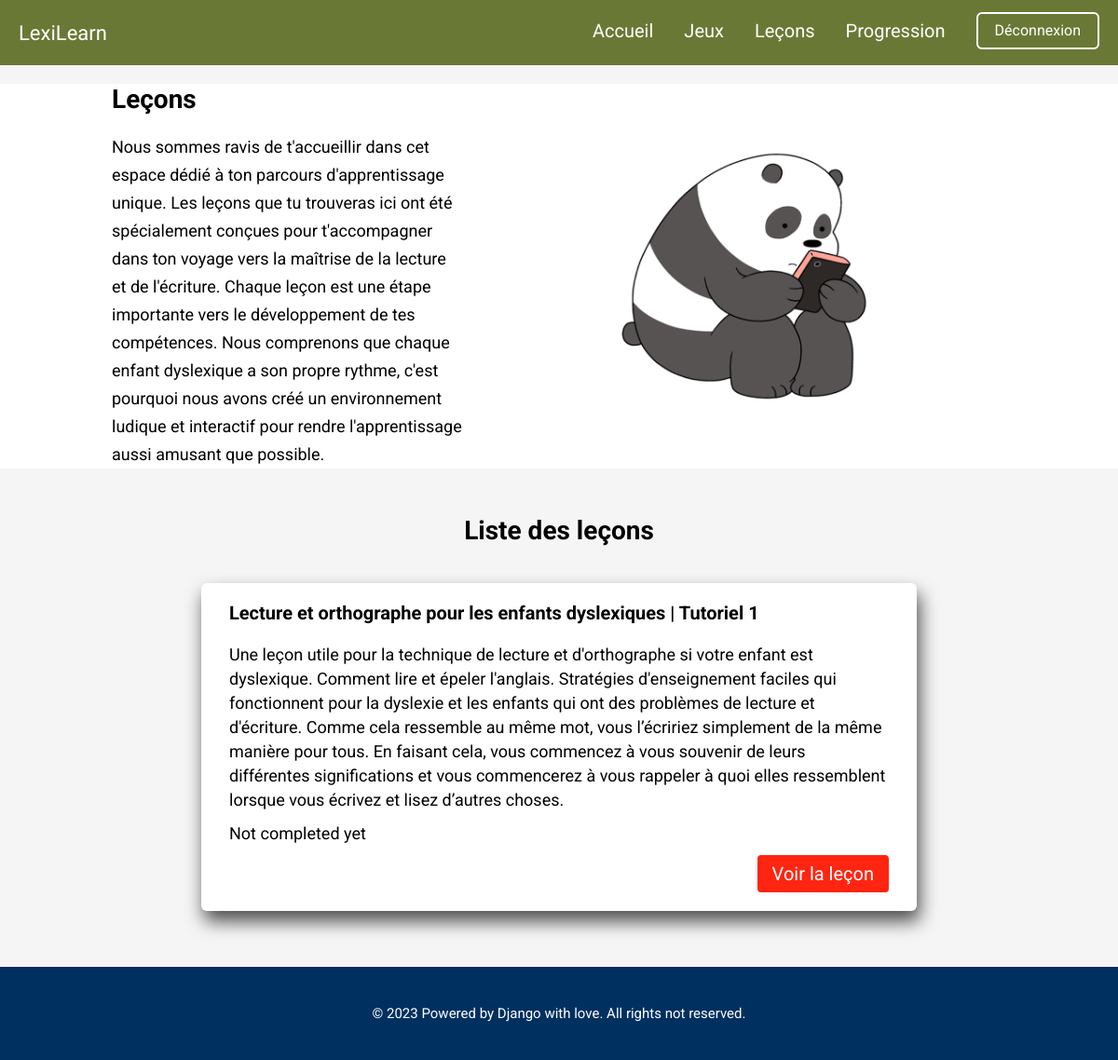
/lessons/ (signed in), run on an earlier commit of the app's database.
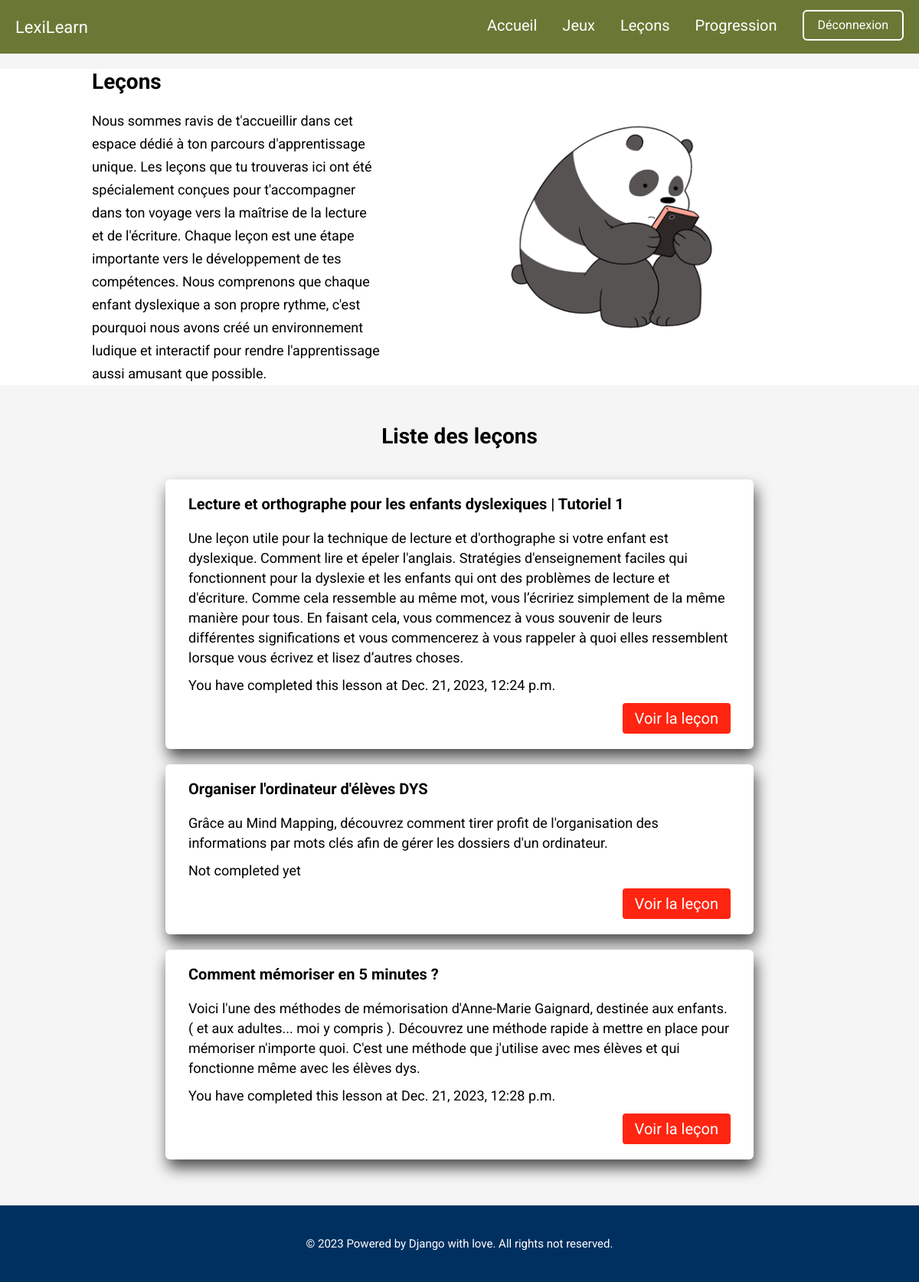
And on a later commit of the database.
### dys_app/models.py (models this page shows, shortened)
class Lesson(models.Model):
    SCHOOL_LEVEL_CHOICES = [
        ('Primaire', 'Primaire'),
        ('College', 'college'),
        ('Lycee', 'lycee'),
        ('superieur', 'superieur'),
    ]
    title = models.CharField(max_length=255)
    description = models.TextField()
    date = models.DateField()
    publisher = models.CharField(max_length=255)
    youtube_link = models.URLField()
    school_level = models.CharField(max_length=20, choices=SCHOOL_LEVEL_CHOICES)

class CompletedLesson(models.Model):
    user = models.ForeignKey(User, on_delete=models.CASCADE)
    lesson = models.ForeignKey(Lesson, on_delete=models.CASCADE)
    completed_at = models.DateTimeField(auto_now_add=True)
    class Meta:
        unique_together = ['user', 'lesson']

### dys_app/views.py (the view)
# urls.py: path('lessons/', lessons, name='lessons'),
@login_required
def lessons(request):
    user = request.user
    lessons = Lesson.objects.all()
    completed_lessons_dict = {completed_lesson.lesson.id: completed_lesson for completed_lesson in CompletedLesson.objects.filter(user=user)}
    for lesson in lessons:
        lesson.user_completed_lesson = completed_lessons_dict.get(lesson.id, None)
    return render(request, 'lessons.html', {'lessons': lessons})

### dys_app/templates/lessons.html (shortened to what this page needs)
{% extends 'base.html' %}
{% load static %}
{% block content %}
    <div class="lessons-page-container">
        <div class="lessons-page-header">
            <div class="lessons-page-header-content">
                <h2 class="lessons-page-title">Leçons</h2>
                <p class="lessons-page-description">
                    Nous sommes ravis de t'accueillir dans cet espace dédié à ton parcours d'apprentissage unique. Les leçons que tu trouveras ici
                    ont été spécialement conçues pour t'accompagner dans ton voyage vers la maîtrise de la lecture et de l'écriture.
                    Chaque leçon est une étape importante vers le développement de tes compétences.
                    Nous comprenons que chaque enfant dyslexique a son propre rythme, c'est pourquoi nous avons créé un environnement
                    ludique et interactif pour rendre l'apprentissage aussi amusant que possible.
                </p>
            </div>
            <div class="lessons-page-header-image">
                <img src="{% static 'dys_app/images/lessons_header.png' %}" alt="header"/>
            </div>
        </div>
        <div class="lessons-list-container">
            <h2>Liste des leçons</h2>
            {% if user.is_authenticated %}
                {% for lesson in lessons %}
                    <div class="lesson-container">
                        <h3>{{ lesson.title }}</h3>
                        <p>{{ lesson.description }}</p>
                        {% if lesson.user_completed_lesson %}
                            <p>You have completed this lesson at {{ lesson.user_completed_lesson.completed_at }}</p>
                        {% else %}
                            <p>Not completed yet</p>
                        {% endif %}
                        <button class="read-button" data-lesson-id="{{ lesson.id }}">Voir la leçon</button>
                    </div>
                {% endfor %}
            {% else %}
                <p>You have to be logged in to view lessons. <a href="{% url 'login' %}">Login</a></p>
            {% endif %}
        </div>
    </div>
{% endblock %}

### dys_app/templates/base.html (shortened to what this page needs)
{% load static %}
<!DOCTYPE html>
<html lang="en">
    <head>
        <link rel="stylesheet" href="{% static 'dys_app/styles.css' %}">
    </head>
    <body>
        <nav class="navbar-container mobile-navbar">
            <div class="links-container" id="mobile-links-container">
                <a class="nav-link" href="{% url 'home' %}">Accueil</a>
                <a class="nav-link" href="{% url 'exercises' %}">Jeux</a>
                <a class="nav-link" href="{% url 'lessons' %}">Leçons</a>
                {% if user.is_authenticated %}
                    <a class="nav-link" href="{% url 'dashboard' %}">Progression</a>
                    <a class="nav-link log-btn" href="{% url 'logout' %}">Déconnexion</a></li>
                {% else %}
                    <a class="nav-link log-btn" href="{% url 'login' %}">Connexion</a>
                {% endif %}
            </div>
            <div class="navbar-header">
                <p class="navbar-title">LexiLearn</p>
            </div>
        </nav>
        <div class="page-container">
            {% block content %}{% endblock %}
        </div>
        <footer>
            <p>&copy; 2023 Powered by Django with love. All rights not reserved.</p>
        </footer>
    </body>
</html>

What changed in the data, as far as the page shows it:
shown differently, row unchanged: Lesson "Lecture et orthographe pour les enfants dyslexiques | Tutoriel 1": user_completed_lesson.completed_at (not shown) → "Dec. 21, 2023, 12:24 p.m."; text "Not completed yet" → "You have completed this lesson at"
added Lesson: title "Organiser l'ordinateur d'élèves DYS", description "Grâce au Mind Mapping, découvrez comment tirer profit de l'organisation des informations par mots clés afin de gérer les dossiers d'un ordinateur.", shows "Not completed yet"
added Lesson: title "Comment mémoriser en 5 minutes ?", description "Voici l'une des méthodes de mémorisation d'Anne-Marie Gaignard, destinée aux enfants. ( et aux adultes... moi y compris ). Découvrez une méthode rapide à mettre en place pour mémoriser n'importe quoi. C'est une méthode que j'utilise avec mes élèves et qui fonctionne même avec les élèves dys.", user_completed_lesson.completed_at "Dec. 21, 2023, 12:28 p.m."
